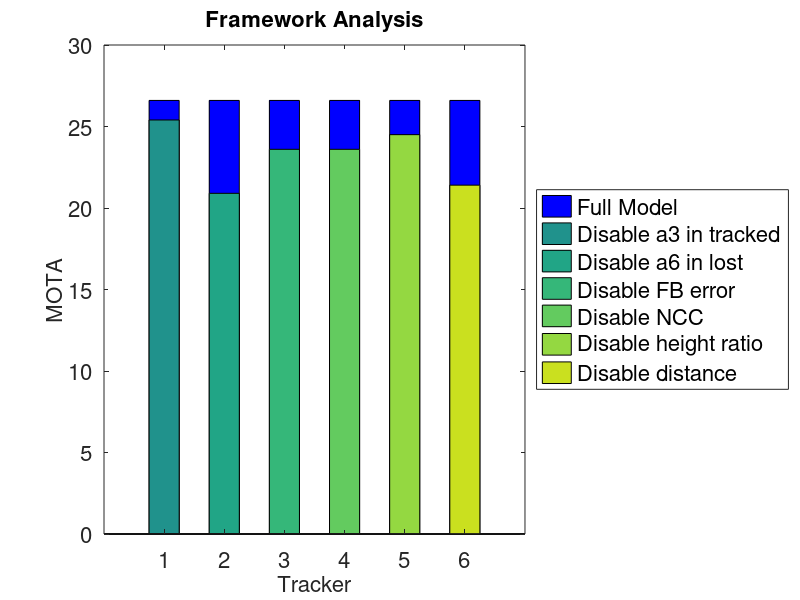

Reproduce this figure in MATLAB.
function MOT_plot_bar

mota_base = [26.6, 26.6, 26.6, 26.6, 26.6, 26.6];
close all;
bar(mota_base, 0.5, 'b');
set(gca, 'FontSize', 16)
hold on;

cmap = colormap;
cmap = cmap(33:64,:);
mota = [25.4, 20.9, 23.6, 23.6, 24.5, 21.4];
num = numel(mota);
for i = 1:numel(mota)
    index_color = 1 + floor((i-1) * size(cmap,1) / num);
    bar(i, mota(i), 0.25, 'Facecolor', cmap(index_color,:));
end
h = legend('Full Model', 'Disable a3 in tracked', ...
    'Disable a6 in lost', 'Disable FB error', 'Disable NCC', ...
    'Disable height ratio', 'Disable distance', 'Location', 'EastOutside');
set(h, 'FontSize', 16);
h = ylabel('MOTA');
set(h, 'FontSize', 16);
h = xlabel('Tracker');
set(h, 'FontSize', 16);
h = title('Framework Analysis');
set(h, 'FontSize', 16);